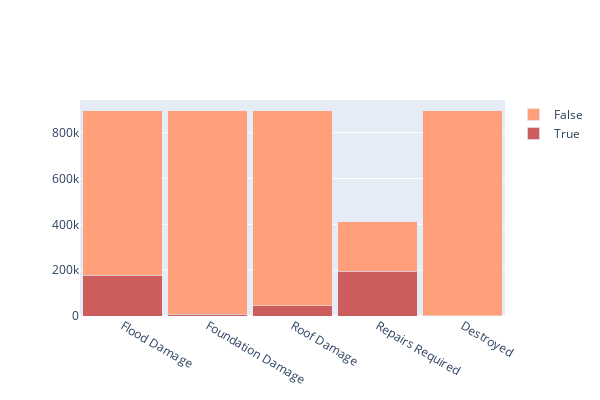

The cell this chart's notebook holds for it:
### Markdown cell above
### Visualize columns related to damage

### Code cell
fig = go.Figure(data=[go.Bar(x=['Flood Damage',  'Foundation Damage', 'Roof Damage', 'Repairs Required', 'Destroyed'], 
                              y =[femaDf['floodDamage'].sum(),
                                  femaDf['foundationDamage'].sum(), 
                                  femaDf['roofDamage'].sum(),
                                  femaDf['habitabilityRepairsRequired'].sum(),
                                  femaDf['destroyed'].sum()], 
                                  name='True', marker_color='indianred'),
                       go.Bar(x=['Flood Damage',  'Foundation Damage', 'Roof Damage', 'Repairs Required', 'Destroyed'], 
                              y =[(~femaDf['floodDamage']).sum(),
                                  (~femaDf['foundationDamage']).sum(), 
                                  (~femaDf['roofDamage']).sum(),
                                  femaDf['habitabilityRepairsRequired'].value_counts()[False],
                                  (~femaDf['destroyed']).sum()], 
                                  name='False', marker_color='lightsalmon')])
fig.update_layout(barmode='stack',   bargap=0.07, width=600, height=400)

### Figure 1 — Plotly figure (JSON) as saved in the notebook; plotly's stock layout.template omitted (floating-point values rounded to 4 significant figures)
{"data": [{"marker": {"color": "indianred"}, "name": "True", "type": "bar", "x": ["Flood Damage", "Foundation Damage", "Roof Damage", "Repairs Required", "Destroyed"], "y": [176818, 7787, 45487, 194953, 1473]}, {"marker": {"color": "lightsalmon"}, "name": "False", "type": "bar", "x": ["Flood Damage", "Foundation Damage", "Roof Damage", "Repairs Required", "Destroyed"], "y": [718694, 887725, 850025, 216232, 894039]}], "layout": {"bargap": 0.07, "barmode": "stack", "height": 400, "width": 600}}
